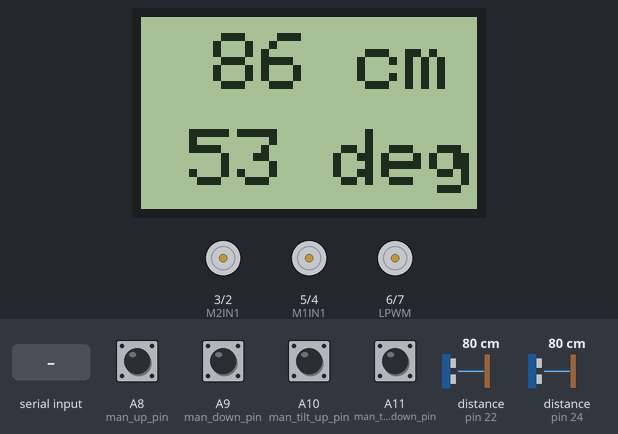
Recording of a sketch running on a simulated Arduino Mega 2560, built with avr-gcc and run on an emulated ATmega2560. Parts: 84×48 one-colour display, motor-driver pin pairs drawn as motors (green arrow = first pin HIGH = forward, orange = second pin HIGH = backward, longer = more drive). Inputs (shaded band) come from the test bench; at power-on: A8 (man_up_pin), A9 (man_down_pin), A10 (man_tilt_up_pin), A11 (man_tilt_down_pin) HIGH, distance to the obstacle (sensors on pin 22, pin 24) 80 cm. The echo pulse lasts 58.3 µs per cm; what the sketch prints to the serial monitor is not drawn.

Above: at 3.2 s.
3.3 s: A8 (man_up_pin) pulled LOW for 0.15 s
At 3.63 s:
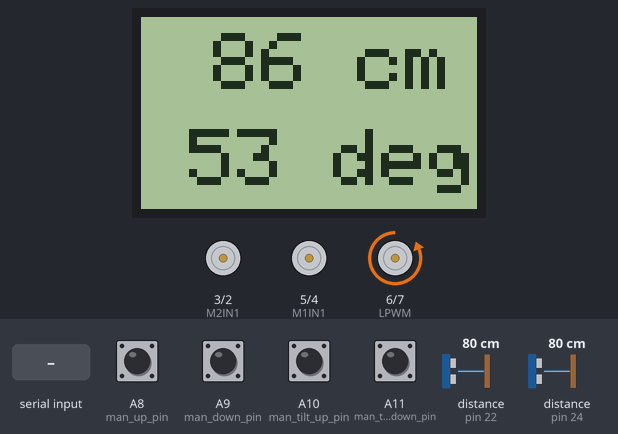
5.2 s: "d\n" received over Serial
At 6.6 s:
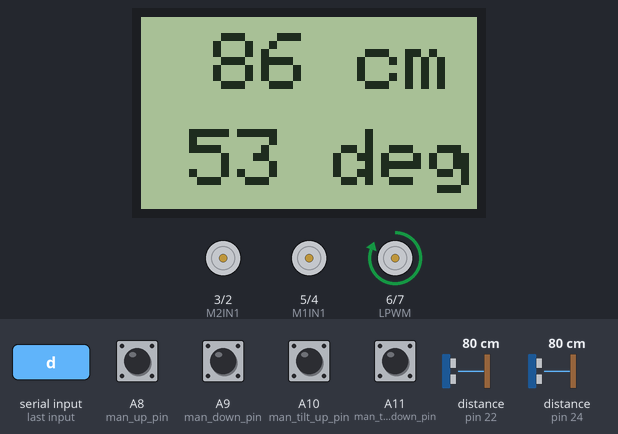
6.9 s: A10 (man_tilt_up_pin) pulled LOW for 1 s
At 7.9 s:
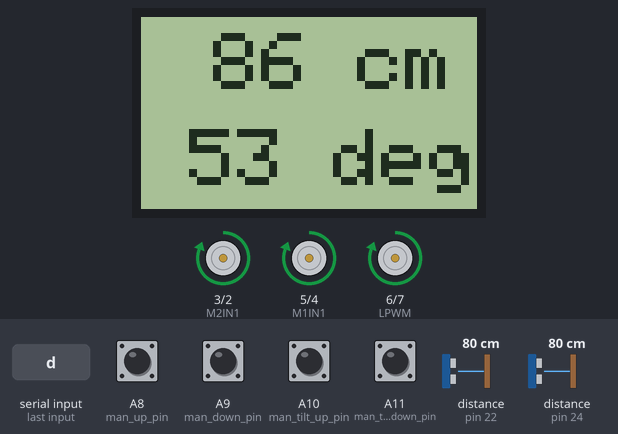
9.5 s: A11 (man_tilt_down_pin) pulled LOW for 1 s
At 10.4 s:
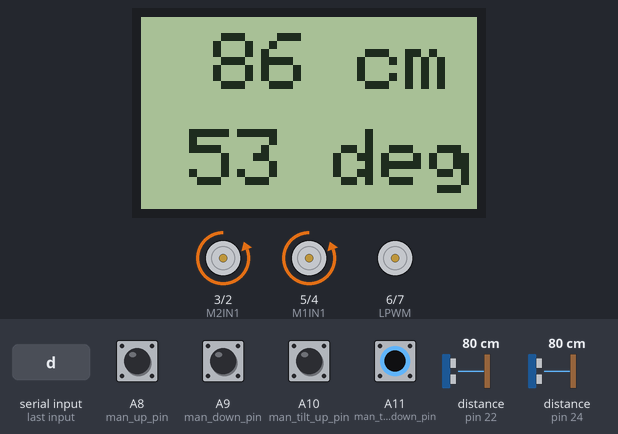
12.1 s: distance to the obstacle (sensor on pin 22) set to 18 cm
At 13.6 s:
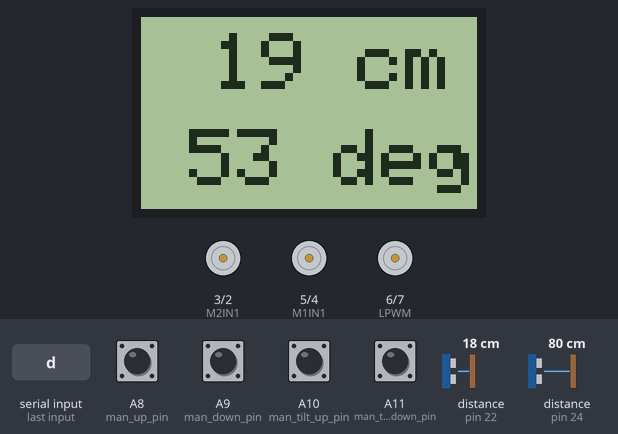
13.9 s: "tu\n" received over Serial
At 15.2 s:
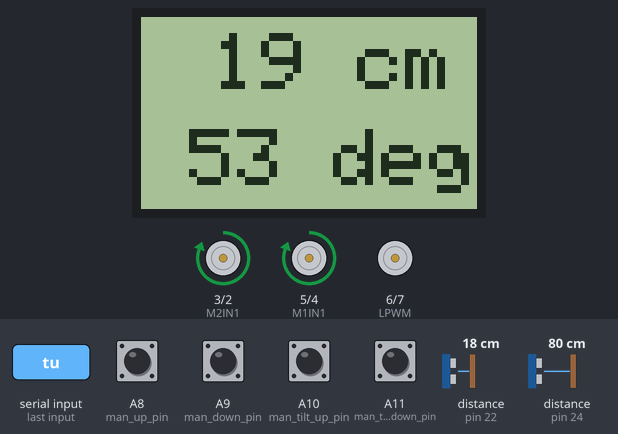
Timing chart, 0 to 16.6 s (numbered marks = the images above; inputs shaded):
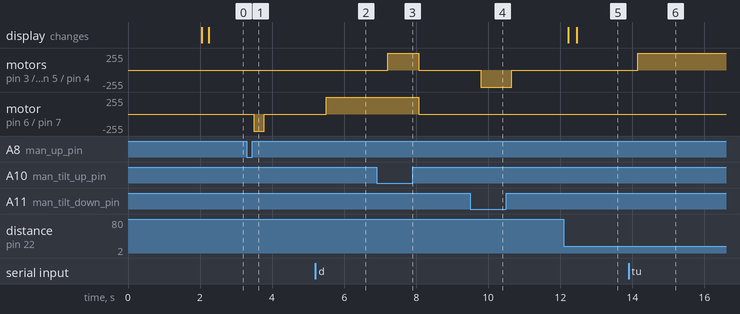

The sketch:

esp.ino
```cpp
#include "bemo.h"

SerialComm comm;
MotionControl motion;
TableStatus table;
Adafruit_PCD8544 display = Adafruit_PCD8544(PIN_DC, PIN_CS, PIN_RST);


String command;
String last_command;
bool move_up_flag = false;
bool move_down_flag = false;
bool tilt_up_flag = false;
bool tilt_down_flag = false;
bool stop_motion_flag = true;
double height, angle;
int disp_angle;
int disp_height;

NewPing sonar[SONAR_NUM] = {
  NewPing(HEIGHT_TRIG, HEIGHT_ECHO, MAX_DISTANCE),  // Sensor 0
  NewPing(TILT_TRIG, TILT_ECHO, MAX_DISTANCE)   // Sensor 1
};

void setID() {
  digitalWrite(SHT_LOX1, LOW);
  digitalWrite(SHT_LOX2, LOW);
  delay(10);
  digitalWrite(SHT_LOX1, HIGH);
  digitalWrite(SHT_LOX2, HIGH);
  delay(10);

  digitalWrite(SHT_LOX1, HIGH);
  digitalWrite(SHT_LOX2, LOW);

  if (!lox1.begin(LOX1_ADDRESS)) {
    Serial.println(F("Failed to boot first VL53L0X"));
    while (1);
  }
  delay(10);

  digitalWrite(SHT_LOX2, HIGH);
  delay(10);

  if (!lox2.begin(LOX2_ADDRESS)) {
    Serial.println(F("Failed to boot second VL53L0X"));
    while (1);
  }
}
void setup() {
  delay(2000);
    digitalWrite(ARDRST, HIGH);
    comm.begin(115200);
    motion.init();
    table.init();

    pinMode(man_up_pin, INPUT_PULLUP);
    pinMode(man_down_pin, INPUT_PULLUP);
    pinMode(man_tilt_up_pin, INPUT_PULLUP);
    pinMode(man_tilt_down_pin, INPUT_PULLUP);

    pinMode(PIN_DC, OUTPUT);
    pinMode(PIN_CS, OUTPUT);
    pinMode(PIN_RST, OUTPUT);

    Serial.println(F("Starting..."));
    //setID();

    motion.stop();
    //read_dual_sensors(sensor1, sensor2);
    Serial.println("Begin of operations");

    display.begin();
    display.setContrast(60);  // Adjust this if screen is blank or too dim
    display.clearDisplay();
    display.setTextSize(2);
    display.setTextColor(BLACK);
    display.setCursor(0, 0);
    display.println("WELCOME BEMO");
    display.display();

    height = sonar[0].ping_cm();
    angle = sonar[1].ping_cm();
    pinMode(ARDRST, OUTPUT);
}

void loop() {
  display.clearDisplay();         // Clear old frame

  height = sonar[0].ping_cm();
  angle = sonar[1].ping_cm();

  for (int i=0; i<NUM_SAMPLES; i++){
    height = height + sonar[0].ping_cm();
    angle = angle + sonar[1].ping_cm();
  }

  height = height/ NUM_SAMPLES;
  angle = angle / NUM_SAMPLES;
  angle = atan2(angle, BASE) * 180.0 / PI;
  disp_height = int(height);
  disp_angle = int(angle);

  String heightStr = String(disp_height) + " cm";  // Rounded to int
  String tiltStr = String(disp_angle) + " deg";

  display.setTextSize(2);
  display.setTextColor(BLACK);

  if (height >= 100){
    display.setCursor(6, 4);
  }
  else{
    display.setCursor(18, 4);
}

  Serial.print("Height: ");
  Serial.print(height);
  Serial.print(" cm, Angle: ");
  Serial.print(angle);
  Serial.println(" deg");
  display.println(heightStr);

  display.setCursor(12, 28);
  display.println(tiltStr);
  display.display();

  bool man_up = digitalRead(man_up_pin);
  bool man_down = digitalRead(man_down_pin);
  bool man_tilt_up = digitalRead(man_tilt_up_pin);
  bool man_tilt_down = digitalRead(man_tilt_down_pin);

  if(man_up == LOW && man_down == LOW){
    Serial.println("RESETING");
    digitalWrite(ARDRST, LOW);
  }
  else if (man_up == LOW) {
    command = "u";
    manual_active = true;
  } else if (man_down == LOW) {
    command = "d";
    manual_active = true;
  } else if (man_tilt_up == LOW) {
    command = "tu";
    manual_active = true;
  } else if (man_tilt_down == LOW) {
    command = "td";
    manual_active = true;
  } else if (manual_active) {
    // A manual button was just released → send stop
    command = "s";
    manual_active = false; // reset
  } else {
    // No manual input → fallback to remote
    comm.readCommand(command);
  }

  delay(100);

  if (command != last_command) {
    if (command == "u") {
      move_up_flag = true; move_down_flag = tilt_up_flag = tilt_down_flag = false;
      stop_motion_flag = false; last_command = command;
    } else if (command == "d") {
      move_down_flag = true; move_up_flag = tilt_up_flag = tilt_down_flag = false;
      stop_motion_flag = false; last_command = command;
    } else if (command == "s") {
      move_up_flag = move_down_flag = tilt_up_flag = tilt_down_flag = false;
      stop_motion_flag = true; last_command = command;
    } else if (command == "tu") {
      tilt_up_flag = true; move_up_flag = move_down_flag = tilt_down_flag = false;
      stop_motion_flag = false; last_command = command;
    } else if (command == "td") {
      tilt_down_flag = true; move_up_flag = move_down_flag = tilt_up_flag = false;
      stop_motion_flag = false; last_command = command;
    } else {
      command = last_command;
    }
  }

    if(move_up_flag && height > 100){
        move_up_flag = false;
    }
    if(move_down_flag && height < 80){
        move_down_flag = false;
    }

  if (move_up_flag && !stop_motion_flag) {
    motion.moveUp();
  } else if (move_down_flag && !stop_motion_flag) {
    motion.moveDown();
  } else if (tilt_up_flag && !stop_motion_flag) {
    motion.tiltUp();
  } else if (tilt_down_flag && !stop_motion_flag) {
    motion.tiltDown();
  } else {
    motion.stop();
  }

}
```

bemo.h
```cpp
// === bemo.h ===
#ifndef BEMO_H
#define BEMO_H

#include <Arduino.h>
#include <HardwareSerial.h>
#include <Adafruit_GFX.h>
#include <Adafruit_PCD8544.h>
#include "Adafruit_VL53L0X.h"
#include <NewPing.h>

#define PIN_DC   9
#define PIN_CS   10
#define PIN_RST  8
extern Adafruit_PCD8544 display;

#define LOX1_ADDRESS 0x30
#define LOX2_ADDRESS 0x31
#define SHT_LOX1 A0
#define SHT_LOX2 A1

#define ARDRST 53

#define man_up_pin A8
#define man_down_pin A9
#define man_tilt_up_pin A10
#define man_tilt_down_pin A11

#define HEIGHT_TRIG 12
#define HEIGHT_ECHO 22
#define TILT_TRIG   11
#define TILT_ECHO   24

#define NUM_SAMPLES 15

#define SONAR_NUM 2
#define MAX_DISTANCE 200
#define BASE 64.5

#define M1IN1 5
#define M1IN2 4
#define M2IN1 3
#define M2IN2 2

#define RPWM 7
#define LPWM 6

bool manual_active = false;

NewPing heightSensor(HEIGHT_TRIG, HEIGHT_ECHO, MAX_DISTANCE);
NewPing tiltSensor(TILT_TRIG, TILT_ECHO, MAX_DISTANCE);

Adafruit_VL53L0X lox1 = Adafruit_VL53L0X();
Adafruit_VL53L0X lox2 = Adafruit_VL53L0X();
VL53L0X_RangingMeasurementData_t measure1;
VL53L0X_RangingMeasurementData_t measure2;

class KalmanFilter {
  public:
    KalmanFilter(float q, float r, float p, float initialValue) {
      Q = q; R = r; P = p; X = initialValue;
    }
    float update(float measurement) {
      P = P + Q;
      K = P / (P + R);
      X = X + K * (measurement - X);
      P = (1 - K) * P;
      return X;
    }
  private:
    float Q, R, P, K, X;
};

class SerialComm {
  public:
    void begin(long baudrate) { Serial.begin(baudrate); }
    void readCommand(String &command) {
      if (Serial.available() > 0) {
        command = Serial.readStringUntil('\n');
        command.trim();
      }
    }
    void writeStatus(float height, float tilt) {
      Serial.print("POS:");
      Serial.print(height);
      Serial.print(",");
      Serial.println(tilt);
    }
};

class MotionControl {
  public:
    void init() {
      pinMode(M1IN1, OUTPUT); pinMode(M1IN2, OUTPUT);
      pinMode(M2IN1, OUTPUT); pinMode(M2IN2, OUTPUT);
      pinMode(RPWM, OUTPUT); pinMode(LPWM, OUTPUT);
      stop();
    }
    void moveUp()    { digitalWrite(RPWM, HIGH); digitalWrite(LPWM, LOW); }
    void moveDown()  { digitalWrite(RPWM, LOW); digitalWrite(LPWM, HIGH); }
    void stop() {
      digitalWrite(RPWM, LOW); digitalWrite(LPWM, LOW);
      digitalWrite(M1IN1, LOW); digitalWrite(M1IN2, LOW);
      digitalWrite(M2IN1, LOW); digitalWrite(M2IN2, LOW);
    }
    void tiltUp()    { digitalWrite(M1IN1, HIGH); digitalWrite(M1IN2, LOW); digitalWrite(M2IN1, HIGH); digitalWrite(M2IN2, LOW); }
    void tiltDown()  { digitalWrite(M1IN1, LOW);  digitalWrite(M1IN2, HIGH); digitalWrite(M2IN1, LOW);  digitalWrite(M2IN2, HIGH); }
};

class TableStatus {
  public:
    double height = 0;
    double tilt = 0;
    void init() { height = 0; tilt = 0; }
    double getHeight() { return height; }
    double getTilt() { return tilt; }
    void setHeight(double h) { height = h; }
    void setTilt(double t) { tilt = t; }
};

void read_dual_sensors(int &sensor1Reading, int &sensor2Reading) {
  lox1.rangingTest(&measure1, false);
  lox2.rangingTest(&measure2, false);
  sensor1Reading = (measure1.RangeStatus != 4) ? measure1.RangeMilliMeter : -1;
  sensor2Reading = (measure2.RangeStatus != 4) ? measure2.RangeMilliMeter : -1;
}

void man_control(String &command){
  if (digitalRead(man_up_pin) == LOW)       command = "u";
  else if (digitalRead(man_down_pin) == LOW) command = "d";
  else if (digitalRead(man_tilt_up_pin) == LOW) command = "tu";
  else if (digitalRead(man_tilt_down_pin) == LOW) command = "td";
  else command = "s";
  Serial.println(command);
  delay(100);
}

#endif // BEMO_H
```

Measured:
- after the input at 3.3 s, motor on pin 6 (LPWM) / pin 7 (RPWM): stopped → backward 255/255 after 0.19 s, → stopped 0.29 s later
- after the input at 5.2 s, motor on pin 6 (LPWM) / pin 7 (RPWM): stopped → forward 255/255 after 0.30 s
- after the input at 6.9 s, motor on pin 3 (M2IN1) / pin 2 (M2IN2), motor on pin 5 (M1IN1) / pin 4 (M1IN2): stopped → forward 255/255 after 0.32 s, → stopped 0.86 s later; motor on pin 6 (LPWM) / pin 7 (RPWM): forward 255/255 → stopped after 1.2 s
- after the input at 9.5 s, motor on pin 3 (M2IN1) / pin 2 (M2IN2), motor on pin 5 (M1IN1) / pin 4 (M1IN2): stopped → backward 255/255 after 0.30 s, → stopped 0.86 s later
- after the input at 12.1 s, the display: first changes after 0.12 s (image 5 shows a later state)
- after the input at 13.9 s, motor on pin 3 (M2IN1) / pin 2 (M2IN2), motor on pin 5 (M1IN1) / pin 4 (M1IN2): stopped → forward 255/255 after 0.25 s
